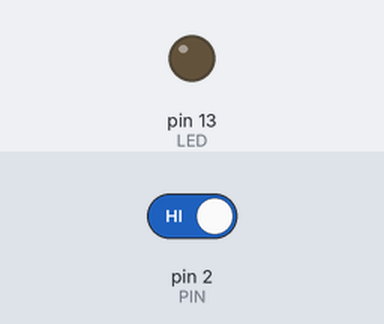
The sketch below on a simulated Arduino Uno, built with avr-gcc and run on an emulated ATmega328P. On the bench: output pins drawn as LEDs (lit = HIGH). The inputs (shaded band) are chosen by the test bench; at power-on: pin 2 (PIN) HIGH. What the sketch prints to the serial monitor is not drawn.

Above: at 1.2 s.
1.3 s: pin 2 (PIN) driven LOW
At 2.0 s:
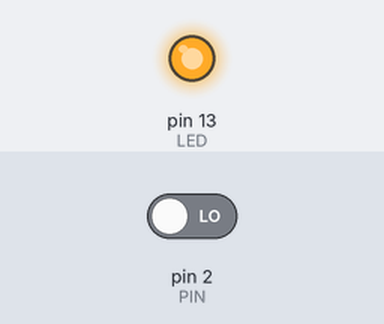
2.8 s: pin 2 (PIN) driven HIGH
At 3.4 s:
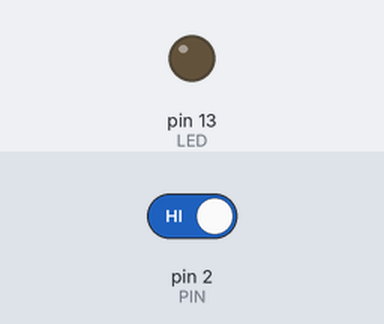
Timing chart, 0 to 5.8 s (numbered marks = the images above; inputs shaded):
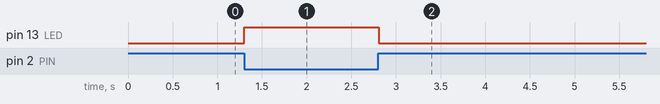

The sketch:

button.ino
```cpp
const unsigned LED = 13;
const unsigned PIN = 2;
const unsigned int PORT = 9600;

void setup() {
  pinMode(LED, OUTPUT);
  pinMode(PIN, INPUT);
  Serial.begin(PORT);
}

void loop() {
  if (digitalRead(PIN) == 0) {
    Serial.print(40);
    digitalWrite(LED, HIGH);
  } else {
    digitalWrite(LED, LOW);
  }
  delay(10);
}
```

Measured:
- after the input at 1.3 s, pin 13 (LED): LOW → HIGH at once
- after the input at 2.8 s, pin 13 (LED): HIGH → LOW at once
